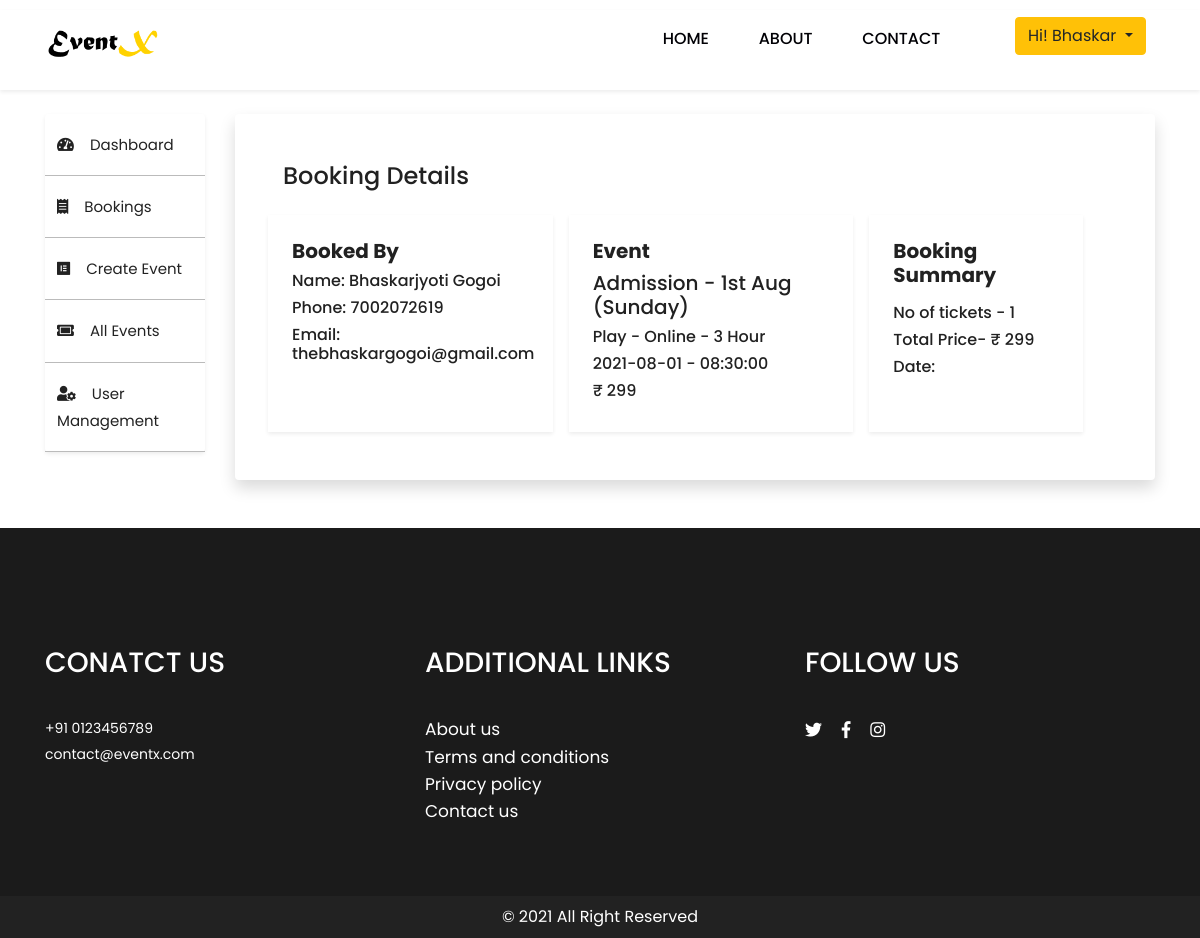
The app's page /admin/booking-details?bookingid=44 (signed in) with its own data.
### tables this page shows
CREATE TABLE `bookings` (
  `booking_id` int(11) NOT NULL,
  `event_id` int(11) NOT NULL,
  `user_id` int(11) NOT NULL,
  `no_of_tickets` int(11) NOT NULL,
  `total_price` varchar(11) NOT NULL,
  `payment_reference_id` varchar(50) NOT NULL,
  `booking_date` varchar(20) NOT NULL
);

CREATE TABLE `users` (
  `u_id` int(11) NOT NULL,
  `firstname` varchar(20) NOT NULL,
  `lastname` varchar(20) NOT NULL,
  `email` varchar(30) NOT NULL,
  `phone` varchar(11) NOT NULL,
  `status` varchar(20) NOT NULL DEFAULT 'active'
);

CREATE TABLE `events` (
  `event_id` int(11) NOT NULL,
  `event_name` varchar(50) NOT NULL,
  `event_type` varchar(20) NOT NULL,
  `event_mode` varchar(10) NOT NULL,
  `hosted_by` varchar(30) NOT NULL,
  `date` varchar(30) NOT NULL,
  `time` varchar(30) NOT NULL,
  `duration` varchar(3) NOT NULL,
  `price` double NOT NULL,
  `max_tickets` int(5) NOT NULL,
  `about` text NOT NULL,
  `address_area` varchar(50) DEFAULT NULL,
  `address_locality` varchar(50) DEFAULT NULL,
  `address_city` varchar(50) DEFAULT NULL,
  `address_state` varchar(50) DEFAULT NULL,
  `address_pin` int(8) DEFAULT NULL,
  `status` varchar(10) NOT NULL DEFAULT 'Pending'
);

### admin/booking-details.php (the view, shortened to what this page needs)
<?php
	include ('../includes/header.php');
?>
</head>
<body class="main-layout">
    <?php
		include('../includes/nav.php');
	?>
    <div class="container mt-4">
        <div class="row">
            <div class="col-sm-2">
                <?php
                    include('includes/side-nav.php');
                    include('../includes/database_connection.php');
                    $sql = "SELECT * FROM bookings JOIN events on bookings.event_id = events.event_id JOIN users on bookings.user_id = users.u_id WHERE booking_id = ? ORDER BY booking_id DESC";
                    $stmt = mysqli_stmt_init($conn);
                    if(!mysqli_stmt_prepare($stmt, $sql)){
                        echo "Error";
                    } else {
                        mysqli_stmt_bind_param($stmt, "s", $_GET['bookingid']);
                        mysqli_stmt_execute($stmt);
                        $result = mysqli_stmt_get_result($stmt);
                        if($result->num_rows > 0){
                            $row = mysqli_fetch_assoc($result);
                        } else {
                            echo "Error";
                        }
                    }
                ?>
            </div>
            <div class="col-sm-10">
                <div class="shadow p-5 rounded">
                    <h4>Booking Details</h4>
                    <div class="row mt-4">
                        <div class="col-sm-4 shadow-sm mr-3 p-4">
                            <h5><b>Booked By</b></h5>
                            <h6>Name: <?php echo $row['firstname'] .' '. $row['lastname']; ?></h6>
                            <h6>Phone: <?php echo $row['phone']; ?></h6>
                            <h6>Email: <?php echo $row['email']; ?></h6>
                        </div>
                        <div class="col-sm-4 shadow-sm mr-3 p-4">
                            <h5><b>Event</b></h5>
                            <h5><?php echo $row['event_name']; ?></h5>
                            <h6><?php echo "$row[event_type] -  $row[event_mode] - $row[duration] Hour"; ?></h6>
                            <h6><?php echo "$row[date] -  $row[time]"; ?></h6>
                            <h6><?php echo "&#8377; $row[price]"; ?></h6>
                        </div>
                        <div class="col-sm-3 shadow-sm p-4">
                            <h5 class='mb-3'><b>Booking Summary</b></h5>
                            <h6>No of tickets - <?php echo $row['no_of_tickets']; ?> </h6>
                            <h6>Total Price- &#8377; <?php echo $row['total_price']; ?></h6>
                            <h6>Date: <?php echo $row['booking_date']; ?> </h6>
                        </div>
                    </div>
                </div>
            </div>
        </div>
    </div>
    <?php
		include('../includes/footer.php');
	?>
</body>
</html>

### css/style.css (style rules this page uses)
* { box-sizing: border-box !important; }
html { scroll-behavior: smooth; }
body { color: #212121; font-size: 14px; font-family: 'poppins', sans-serif; line-height: 1.80857; font-weight: normal; overflow-x: hidden; }
*, *::after, *::before { -webkit-box-sizing: border-box; -moz-box-sizing: border-box; box-sizing: border-box; }

### records on screen
bookings: user.firstname "Bhaskarjyoti", user.lastname "Gogoi", user.phone "7002072619", user.email "thebhaskargogoi@gmail.com", event.event_name "Admission - 1st Aug (Sunday)", event.event_type "Play", event.event_mode "Online", event.duration "3", event.date "2021-08-01", event.time "08:30:00", event.price "299", no_of_tickets "1", total_price "299"

### other values on screen
$_SESSION[firstname] "Bhaskar"
